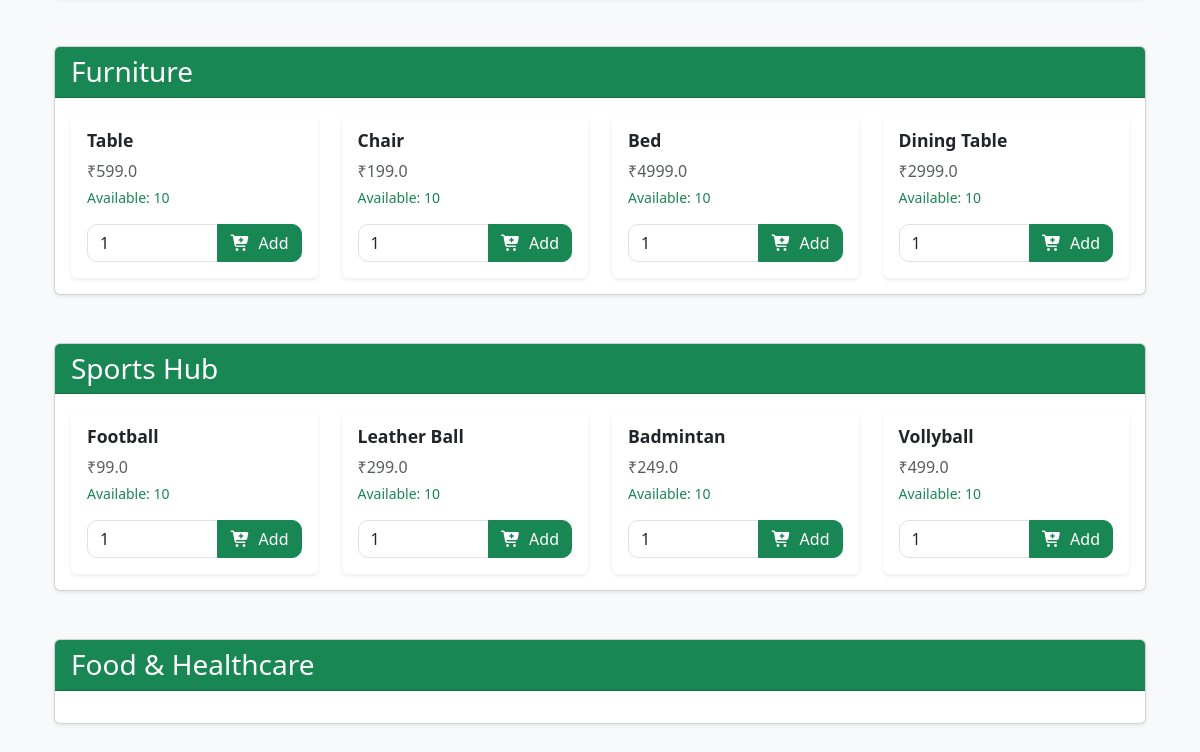
/ (signed in, lower part), run on an earlier commit of the app's database.
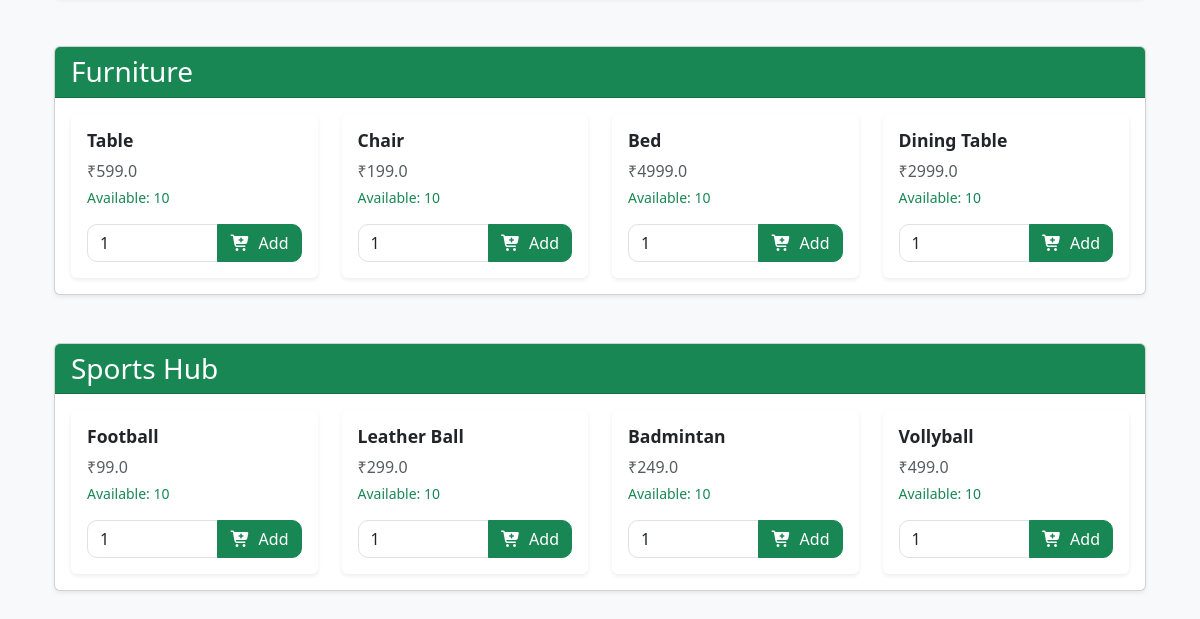
And on a later commit of the database.
### app.py (models this page shows)
class Category(db.Model):
    __tablename__ = 'category'
    id = db.Column(db.Integer, primary_key=True)
    name = db.Column(db.String(64), nullable=False)
    products = db.relationship('Product', backref='category', lazy=True, cascade="all, delete-orphan")

class Product(db.Model):
    __tablename__ = 'product'
    id = db.Column(db.Integer, primary_key=True)
    name = db.Column(db.String(64), unique=True, nullable=False)
    category_id = db.Column(db.Integer, db.ForeignKey('category.id', ondelete='CASCADE'), nullable=False)
    quantity = db.Column(db.Integer, nullable=False)
    price = db.Column(db.Float, nullable=False)
    man_date = db.Column(db.Date, nullable=False)
    carts = db.relationship('Cart', backref='product', lazy=True, cascade="all, delete-orphan")
    orders = db.relationship('Order', backref='product', lazy=True, cascade="all, delete-orphan")

### app.py (the view, shortened to what this page needs)
@app.route('/')
@auth_required
def index():
    user = User.query.get(session['user_id'])
    if user.is_admin:
        return redirect(url_for('admin'))
    parameter = request.args.get('parameter')
    query = request.args.get('query')
    parameters = {
        'category':'Category Name',
        'product': 'Product Name',
        'price': 'Max Price'
    }
    if not parameter or not query:
        return render_template('index.html', user=user, categories=Category.query.all(), parameters=parameters)

### app.py (called while the page is built)
def auth_required(func):
    @wraps(func)
    def inner (*args, **kwargs):
        if 'user_id' not in session:
            flash('You need to login first.')
            return redirect(url_for('login'))
        return func(*args, **kwargs)
    return inner

### templates/index.html (shortened to what this page needs)
{% extends "layout.html" %}
{% block content %}
<div class="container my-5">
    {% for category in categories %}
    <div class="card shadow-sm mb-5">
        <div class="card-header bg-success text-white">
            <h3 class="mb-0">{{ category.name }}</h3>
        </div>
        <div class="card-body">
            <div class="row g-4">
                {% for product in category.products %}
                {% if (price and product.price <= price ) or (name and name.lower() in product.name.lower()) or (not
                    price and not name) %} <div class="col-md-3 col-sm-6">
                    <div class="card h-100 border-0 shadow-sm">
                        <div class="card-body d-flex flex-column">
                            <h5 class="card-title text-dark">{{ product.name }}</h5>
                            <p class="card-text text-muted mb-1">₹{{ product.price }}</p>
                            <p class="small text-success mb-3">Available: {{ product.quantity }}</p>
                            <form action="{{ url_for('add_to_cart', product_id=product.id) }}" method="POST"
                                class="mt-auto">
                                <div class="input-group">
                                    <input type="number" class="form-control" name="quantity" value="1" min="1"
                                        max="{{ product.quantity }}" required>
                                    <button type="submit" class="btn btn-success">
                                        <i class="fas fa-cart-plus me-1"></i> Add
                                    </button>
                                </div>
                            </form>
                        </div>
                    </div>
            </div>
            {% endif %}
            {% endfor %}
        </div>
    </div>
</div>
{% endfor %}
</div>
{% endblock %}

What changed in the data, as far as the page shows it:
removed Category: name "Food & Healthcare"
